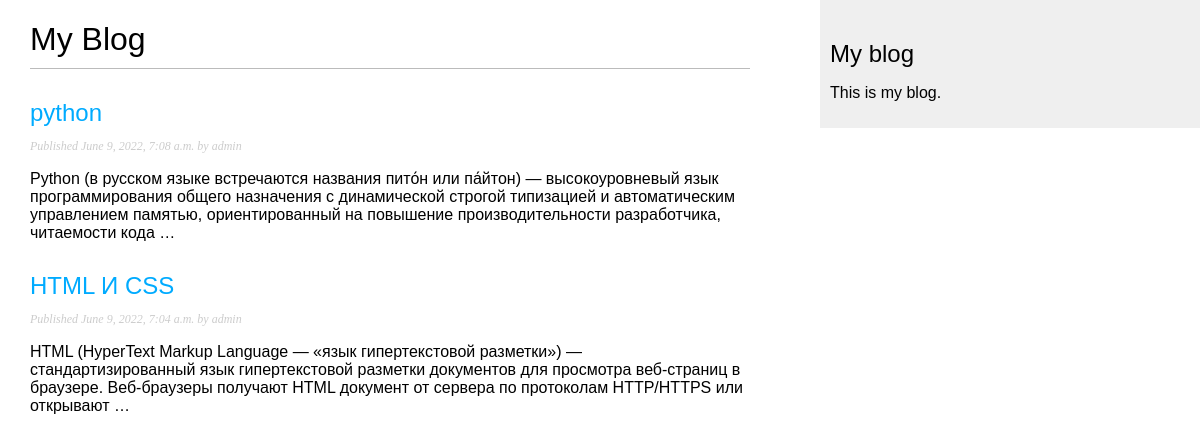
Screenshot of /blog/ with the database file from the repository.
### blog/models.py (models this page shows, shortened)
class Post(models.Model):
    class Status(models.TextChoices):
        DRAFT = 'DF', 'Draft'
        PUBLISHED = 'PB', 'Published'
    title = models.CharField(max_length=250)
    slug = models.SlugField(max_length=250)
    author = models.ForeignKey(User,on_delete=models.CASCADE,related_name='blog_posts')
    body = models.TextField()
    publish = models.DateTimeField(default=timezone.now)
    created = models.DateTimeField(auto_now_add=True)
    updated = models.DateTimeField(auto_now=True)
    status = models.CharField(max_length=2,choices=Status.choices,default=Status.DRAFT)
    objects = models.Manager() # The default manager.
    published = PublishedManager() # Our custom manager.
    class Meta:
        ordering = ['-publish']
        indexes = [
            models.Index(fields=['-publish']),
        ]

### blog/views.py (the view)
# urls.py: path('', views.post_list, name='post_list'),
def post_list(request):
    posts = Post.published.all()
    return render(request,
        'blog/post/list.html',
        {'posts': posts})

### blog/models.py (called while the page is built)
    def get_queryset(self):
        return super().get_queryset()\
            .filter(status=Post.Status.PUBLISHED)

### blog/templates/blog/post/list.html (shortened to what this page needs)
{% extends "blog/base.html" %}
{% block content %}
 <h1>My Blog</h1>
 {% for post in posts %}
 <h2>
 <a href="{% url 'blog:post_detail' post.id %}">
 {{ post.title }}
 </a>
 </h2>
 <p class="date">
 Published {{ post.publish }} by {{ post.author }}
 </p>
 {{ post.body|truncatewords:30|linebreaks }}
 {% endfor %}
{% endblock %}

### blog/static/css/blog.css (style rules this page uses)
body { margin:0; padding:0; font-family:helvetica, sans-serif; }
a { color:#00abff; text-decoration:none; }
h1 { font-weight:normal; border-bottom:1px solid #bbb; padding:0 0 10px 0; }
h2 { font-weight:normal; margin:30px 0 0; }
p.date { color:#ccc; font-family: georgia, serif; font-size: 12px; font-style: italic; }

### rows the page displays
Post: title "python", publish "June 9, 2022, 7:08 a.m.", author "admin", body "Python (в русском языке встречаются названия пито́н или па́йтон) — высокоуровневый язык программирования общего назначения с динамической строгой типизацией и автоматическим управлением памятью, ориентированный на повышение производительности разработчика, читаемости кода …"
Post: title "HTML И CSS", publish "June 9, 2022, 7:04 a.m.", author "admin", body "HTML (HyperText Markup Language — «язык гипертекстовой разметки») — стандартизированный язык гипертекстовой разметки документов для просмотра веб-страниц в браузере. Веб-браузеры получают HTML документ от сервера по протоколам HTTP/HTTPS или открывают …"
